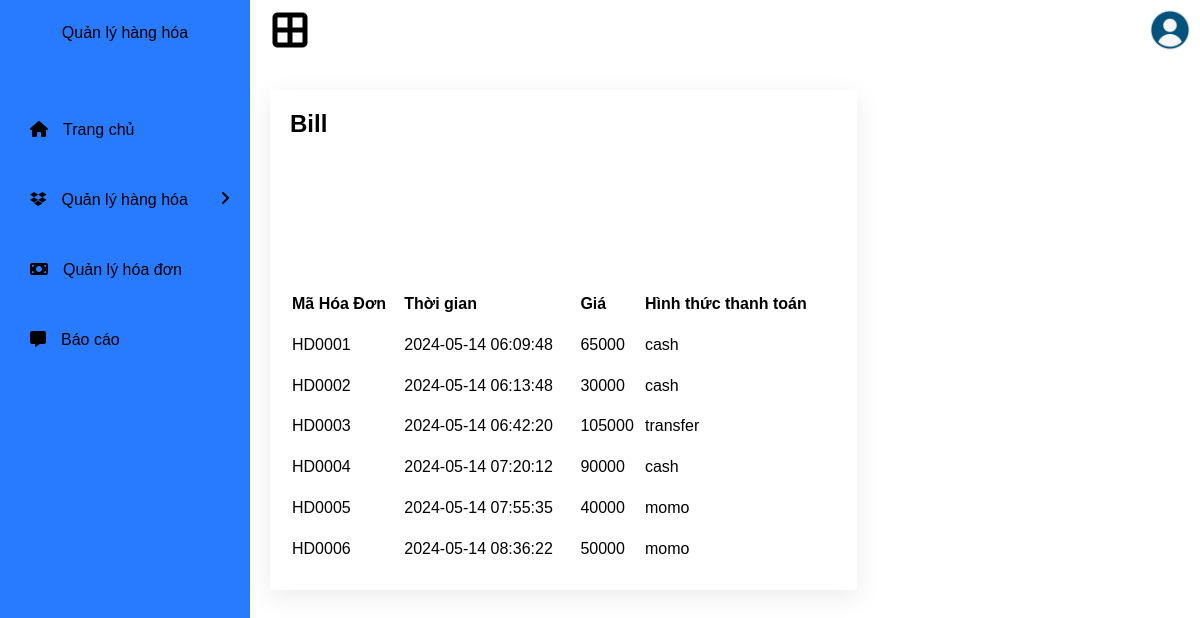
Page /index/bill.php on the committed database.
### tables this page shows
CREATE TABLE `bill` (
  `id_bill` varchar(30) NOT NULL,
  `time_in` datetime NOT NULL,
  `time_out` datetime NOT NULL,
  `price` int(200) NOT NULL,
  `payment` varchar(30) NOT NULL
);

### index/bill.php (the view, shortened to what this page needs)
<!DOCTYPE html>
<html lang="en">
<head>
    <link rel="stylesheet" href="https://cdnjs.cloudflare.com/ajax/libs/font-awesome/6.5.1/css/all.min.css">
    <link rel="stylesheet" href="style.css">
</head>
<body>
    <div class="side-bar">
        <header>
            <a href="#">
                <span class="title">Quản lý hàng hóa</span>
            </a>
        </header>
        <div class="menu">
            <div class="item"><a href="index.php"><i class="fa-solid fa-house"></i>Trang chủ</a></div>
            <div class="item">
                <a class="sub-btn">
                    <i class="fa-brands fa-dropbox"></i>Quản lý hàng hóa
                    <i class="fas fa-angle-right dropdown"></i>
                </a>
            </div>
            <div class="item">
                <a href="bill.php">
                    <i class="fa-solid fa-money-bill"></i>Quản lý hóa đơn
                </a>
            </div>
            <div class="item">
                <a href="report.php"><i class="fa-solid fa-message"></i>Báo cáo
                </a>
            </div>
        </div>
    </div>
    <div class="main">
        <div class="topbar">
            <div class="toggle">
                <i class="fa-solid fa-border-all"></i>
            </div>
            <div class="user">
                <img src="user.png" alt="">
            </div>
        </div>
        <div class="details">
            <div class="recentOrders">
                <div class="cardHeader">
                    <h2>Bill</h2>
                </div>
                <table>
                <?php
                    include '../connectdb.php';
                    $sql = "SELECT * FROM bill";
                    $result = mysqli_query($conn, $sql);
                    if (mysqli_num_rows($result) > 0) {
                        echo "<thead align = left >";
                        echo "<tr><th>Mã Hóa Đơn</th><th>Thời gian </th><th>Giá</th><th>Hình thức thanh toán</th></tr>";
                    while ($row = mysqli_fetch_assoc($result))
                    {
                        echo "<tr><td>".$row["id_bill"]."</td><td>".$row["time_out"]."</td><td>".$row["price"]."</td><td>".$row["payment"]."</td></tr>";
                    }
                        echo "</thead>";
                    } else {
                        echo "Không có dữ liệu để hiển thị.";
                    }
                ?>
                </table>
            </div>
        </div>
</body>
</html>

### index/style.css (style rules this page uses)
* { margin: 0; padding: 0; box-sizing: border-box; font-family: "Poppins", sans-serif; text-decoration: none; color: black; }
:root { --blue: #287bff; --white: #fff; --grey: #999; }
body { min-height: 100vh; background: white; color: white; background-size: cover; background-position: center; }
header { padding: 5px 30px; height: 65px; display: flex; align-items: center; justify-content: center; }
header a { color: black; }
.side-bar { color: black; background: var(--blue); backdrop-filter: blur(15px); width: 250px; height: 100vh; position: fixed; top: 0; overflow-y: auto; transition: 0.6s ease; transition-property: left; }
.side-bar .menu { width: 100%; margin-top: 30px; }
.side-bar .menu .item { position: relative; cursor: pointer; }
.side-bar .menu .item a { color: black; font-size: 16px; text-decoration: none; display: block; padding: 5px 30px; line-height: 60px; }
.side-bar .menu .item i { margin-right: 15px; }
.side-bar .menu .item a .dropdown { position: absolute; right: 0; margin: 20px; transition: 0.3s ease; }
.main { position: absolute; width: calc(100% - 250px); left: 250px; min-height: 100vh; background: var(--white); transition: 0.5s; }
.topbar { width: 100%; height: 60px; display: flex; justify-content: space-between; align-items: center; padding: 0 10px; }
.toggle { color: black; position: relative; width: 60px; height: 60px; display: flex; justify-content: center; align-items: center; font-size: 2.5em; cursor: pointer; }
.user { position: relative; min-width: 40px; height: 40px; border-radius: 50%; overflow: hidden; cursor: pointer; }
.user img { position: absolute; top: 0; left: 0; width: 100%; height: 100%; object-fit: cover; }
.details { position: relative; width: 100%; padding: 20px; display: grid; grid-template-columns: 2fr 1fr; grid-gap: 30px; margin-top: 10px; }
.details .recentOrders { position: relative; display: grid; min-height: 500px; background: var(--white); padding: 20px; box-shadow: 0 7px 25px rgba(0, 0, 0, 0.08); }
thead { display: table-header-group; vertical-align: middle; border-color: inherit; }

### rows in the picture
bill: id_bill "HD0001", time_out "2024-05-14 06:09:48", price "65000", payment "cash"
bill: id_bill "HD0002", time_out "2024-05-14 06:13:48", price "30000", payment "cash"
bill: id_bill "HD0003", time_out "2024-05-14 06:42:20", price "105000", payment "transfer"
bill: id_bill "HD0004", time_out "2024-05-14 07:20:12", price "90000", payment "cash"
bill: id_bill "HD0005", time_out "2024-05-14 07:55:35", price "40000", payment "momo"
bill: id_bill "HD0006", time_out "2024-05-14 08:36:22", price "50000", payment "momo"
